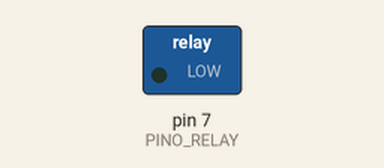
Bench run of a sketch on a simulated Arduino Uno, built with avr-gcc and run on an emulated ATmega328P. Parts: switched loads named in the sketch (green lamp = pin HIGH).

Above: at 1.5 s.
At 4.0 s:
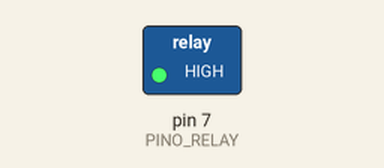
Timing chart, 0 to 6.5 s (numbered marks = the images above):
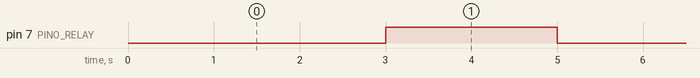

The sketch:

Controle_Detalhado.ino
```cpp
/*
 * Exemplo: Controle Detalhado de Motor DC com Módulo Relay
 * Autor: Deividson Luiz Okopnik
 * Placa: Arduino Uno
 *
 * Descrição:
 * Este código demonstra o acionamento de um Motor DC através de um Módulo Relay,
 * com foco na descrição detalhada do circuito de acionamento e na segurança.
 * O motor será ligado por 3 segundos e desligado por 2 segundos, repetidamente.
 *
 * Componentes Necessários:
 * - 1x Arduino Uno
 * - 1x Módulo Relay (1 canal)
 * - 1x Motor DC (pequeno, 5V ou 12V)
 * - 1x Fonte de alimentação externa para o Motor DC (se for 12V ou se o motor 5V consumir muita corrente)
 * - Jumpers
 *
 * Instruções de Ligação (Wiring):
 *
 * **Circuito de Controle (Lado Arduino):**
 * 1. **Pino de Sinal (IN) do Módulo Relay** -> Pino Digital 7 do Arduino.
 * 2. **VCC do Módulo Relay** -> Pino 5V do Arduino.
 * 3. **GND do Módulo Relay** -> Pino GND do Arduino.
 *
 * **Circuito de Potência (Lado Motor):**
 * 4. **Fonte de Alimentação do Motor (+):** Conecte o positivo da fonte externa (ou 5V do Arduino) ao terminal **COMUM (COM)** do Relay.
 * 5. **Motor DC (Terminal 1):** Conecte um terminal do Motor DC ao terminal **NORMALMENTE ABERTO (NO)** do Relay.
 * 6. **Motor DC (Terminal 2):** Conecte o outro terminal do Motor DC ao **GND** da Fonte de Alimentação do Motor (ou GND do Arduino).
 *
 * **Detalhes do Acionamento:**
 * - O Relay atua como um interruptor controlado pelo Arduino.
 * - A maioria dos módulos Relay é acionada com **LOW** (nível lógico baixo) no pino IN.
 * - Quando o pino 7 do Arduino está **LOW**, o Relay fecha o circuito entre COM e NO, ligando o motor.
 * - Quando o pino 7 do Arduino está **HIGH**, o Relay abre o circuito, desligando o motor.
 *
 * Observações:
 * - **IMPORTANTE:** Nunca alimente um motor DC diretamente pelos pinos do Arduino. O Relay isola o circuito de controle (Arduino) do circuito de potência (Motor).
 * - Certifique-se de que a fonte de alimentação do motor DC seja compatível com o motor.
 */

// Define o pino de controle do Relay
#define PINO_RELAY 7

void setup() {
  // Configura o pino do Relay como saída
  pinMode(PINO_RELAY, OUTPUT);

  // Garante que o motor comece desligado (Relay desativado - HIGH para módulos LOW-trigger)
  digitalWrite(PINO_RELAY, HIGH);
}

void loop() {
  // Liga o Motor DC (aciona o Relay - LOW para módulos LOW-trigger)
  digitalWrite(PINO_RELAY, LOW);
  Serial.println("Motor Ligado");
  delay(3000); // Motor ligado por 3 segundos

  // Desliga o Motor DC (desativa o Relay - HIGH para módulos LOW-trigger)
  digitalWrite(PINO_RELAY, HIGH);
  Serial.println("Motor Desligado");
  delay(2000); // Motor desligado por 2 segundos
}
```

Measured:
- by itself, pin 7 (PINO_RELAY): alternates HIGH for 2.0 s and LOW for 3.0 s
